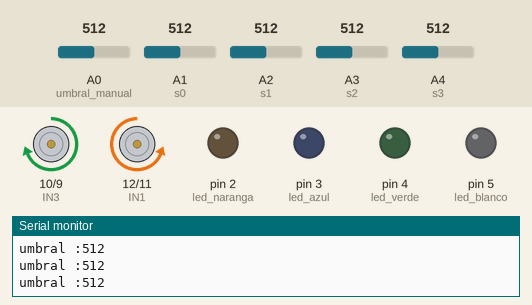
Bench run of a sketch on a simulated Arduino Uno, built with avr-gcc and run on an emulated ATmega328P. Shown: motor-driver pin pairs drawn as motors (green arrow = first pin HIGH = forward, orange = second pin HIGH = backward, longer = more drive), output pins drawn as LEDs (lit = HIGH), the last lines printed to the serial monitor. The test bench sets the inputs (shaded band); at power-on: A0 (umbral_manual) = 512, A2 (s1) = 512, A1 (s0) = 512, A3 (s2) = 512, A4 (s3) = 512.

Above: at 1.2 s.
1.3 s: A0 (umbral_manual) set to 505
At 1.9 s:
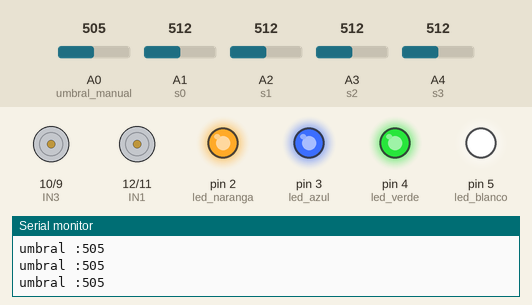
2.8 s: A2 (s1) set to 494
At 3.6 s:
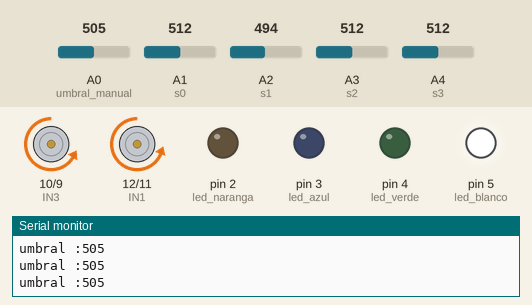
4.3 s: A1 (s0) set to 487
At 5.2 s:
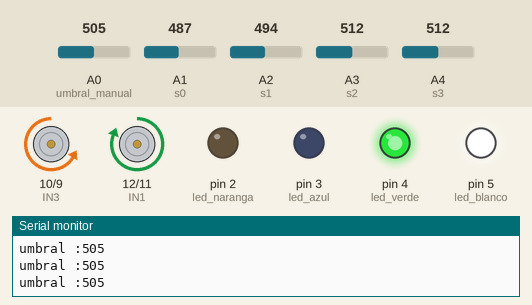
5.8 s: A1 (s0) set to 716
At 6.9 s:
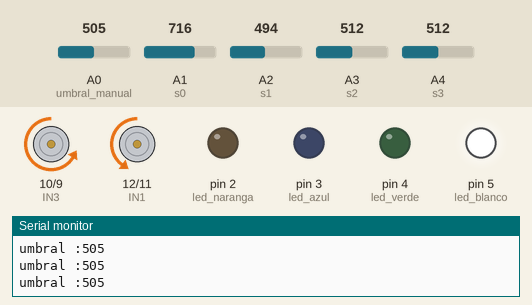
7.3 s: A1 (s0) set to 306
At 8.5 s:
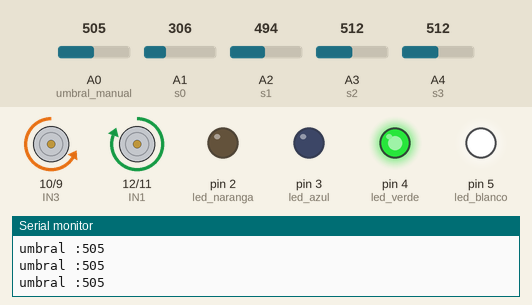
8.8 s: A0 (umbral_manual) set to 716
At 10.3 s:
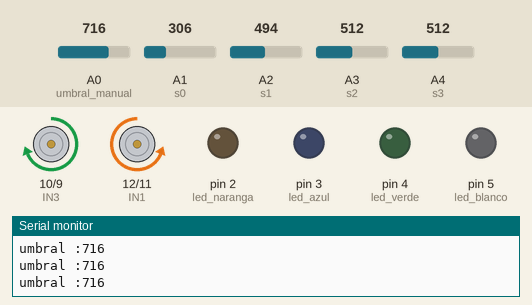
Timing chart, 0 to 11.3 s (numbered marks = the images above; inputs shaded):
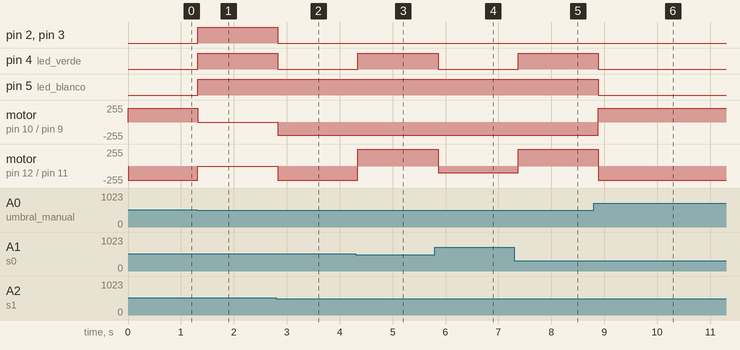

Measured:
- the behaviour switches between 512 and 511 on A0 (umbral_manual) (found by bisection; images 0 and 1)
- the behaviour switches between 506 and 505 on A2 (s1) (found by bisection; images 1 and 2)
- the behaviour switches between 506 and 505 on A1 (s0) (found by bisection; images 2 and 3)
- after the input at 1.3 s, pin 2 (led_naranga), pin 3 (led_azul), pin 4 (led_verde), pin 5 (led_blanco): LOW → HIGH at once; motor on pin 10 (IN3) / pin 9 (IN4): forward 210/255 → stopped at once; motor on pin 12 (IN1) / pin 11 (IN2): backward 210/255 → stopped at once
- after the input at 2.8 s, pin 2 (led_naranga), pin 3 (led_azul), pin 4 (led_verde): HIGH → LOW at once; motor on pin 10 (IN3) / pin 9 (IN4): stopped → backward 200/255 at once; motor on pin 12 (IN1) / pin 11 (IN2): stopped → backward 210/255 at once
- after the input at 4.3 s, pin 4 (led_verde): LOW → HIGH at once; motor on pin 12 (IN1) / pin 11 (IN2): backward 210/255 → forward 255/255 at once
- after the input at 5.8 s, pin 4 (led_verde): HIGH → LOW after 0.06 s; motor on pin 12 (IN1) / pin 11 (IN2): forward 255/255 → backward 100/255 after 0.06 s
- after the input at 7.3 s, pin 4 (led_verde): LOW → HIGH after 0.07 s; motor on pin 12 (IN1) / pin 11 (IN2): backward 100/255 → forward 255/255 after 0.07 s
- after the input at 8.8 s, pin 4 (led_verde), pin 5 (led_blanco): HIGH → LOW after 0.09 s; motor on pin 10 (IN3) / pin 9 (IN4): backward 200/255 → forward 210/255 after 0.09 s; motor on pin 12 (IN1) / pin 11 (IN2): forward 255/255 → backward 210/255 after 0.09 s

The sketch:

proyecto_carro_siguelineas.ino
```cpp
int led_naranga = 2; //Sensor 1
int led_azul = 3;    //Sensor 2
int led_blanco = 5;  //Sensor 3
int led_verde = 4;    //Sensor 4
int umbral_manual = A0; //Potenciometro

//Entrada de sensores
int s0 = A1;
int s1 = A2;
int s2 = A3;
int s3 = A4;

int valor_potenciomentro = 0;
int valor_s0 = 0;
int valor_s1 = 0;
int valor_s2 = 0;
int valor_s3 = 0;

int S0 = 0;
int S1 = 0;
int S2 = 0;
int S3 = 0;

int velocidad = 200;
int umbral = 100;

//motor 1
const int IN1 = 12;
const int IN2 = 11;

//motor 2
const int IN3 = 10;
const int IN4 = 9;


/*Funciones*/
/******************/
void adelante(){
  digitalWrite(led_naranga , LOW);
  digitalWrite(led_azul , LOW);
  digitalWrite(led_blanco , LOW);
  digitalWrite(led_verde , LOW);

  analogWrite(IN1, 0);
  analogWrite(IN2, velocidad + 10);
  analogWrite(IN3, velocidad + 10);
  analogWrite(IN4, 0);
}

void derecha(){
  digitalWrite(led_azul,HIGH);
  digitalWrite(led_blanco, LOW);
  digitalWrite(led_verde, LOW);
  digitalWrite(led_naranga , LOW);

  analogWrite(IN1, velocidad / 2);
  analogWrite(IN2, 0);
  analogWrite(IN3, velocidad);
  analogWrite(IN4, 0);

}

void derecha_pronunciada(){
  digitalWrite(led_naranga , HIGH);
  digitalWrite(led_azul , HIGH);
  digitalWrite(led_blanco, LOW);
  digitalWrite(led_verde, LOW);

  // Motor izquierdo (A)
  analogWrite(IN1, 0);  // reversa
  analogWrite(IN2, velocidad);

  // Motor derecho (B)
  analogWrite(IN3, velocidad);
  analogWrite(IN4, 0);  // adelante
}

void izquierda(){
  digitalWrite(led_blanco , HIGH);
  digitalWrite(led_verde, LOW);
  digitalWrite(led_naranga , LOW);
  digitalWrite(led_azul , LOW);

  analogWrite(IN1, 0);
  analogWrite(IN2, velocidad / 2);
  analogWrite(IN3, 0);
  analogWrite(IN4, velocidad);
}

void izquierda_pronunciada(){
  digitalWrite(led_blanco, HIGH);
  digitalWrite(led_verde, HIGH);
  digitalWrite(led_naranga , LOW);
  digitalWrite(led_azul , LOW);

  // Motor izquierdo (A)
  analogWrite(IN1, velocidad);  // reversa
  analogWrite(IN2, 0);

  // Motor derecho (B)
  analogWrite(IN3, 0);
  analogWrite(IN4, velocidad);  // adelante
}

void detener(){
  digitalWrite(led_naranga , HIGH);
  digitalWrite(led_azul , HIGH);
  digitalWrite(led_blanco , HIGH);
  digitalWrite(led_verde , HIGH);
  analogWrite(IN1, 0);
  analogWrite(IN2, 0);
  analogWrite(IN3, 0);
  analogWrite(IN4, 0);
}
/******************/

void setup() {
  Serial.begin(115200);
  pinMode(led_naranga, OUTPUT);
  pinMode(led_azul, OUTPUT);
  pinMode(led_blanco, OUTPUT);
  pinMode(led_verde, OUTPUT);
  pinMode(umbral_manual, INPUT);

}

void loop() {

  valor_potenciomentro = analogRead(umbral_manual);
  umbral=analogRead(umbral_manual);
  valor_s0  = analogRead(s0);
  valor_s1  = analogRead(s1);
  valor_s2  = analogRead(s2);
  valor_s3  = analogRead(s3);

  /*Umbral manual del potenciometro*/

  Serial.print("umbral :");
  Serial.println(valor_potenciomentro);

  S0 = (valor_s0 > umbral) ? 1 : 0;
  S1 = (valor_s1 > umbral) ? 1 : 0;
  S2 = (valor_s2 > umbral) ? 1 : 0;
  S3 = (valor_s3 > umbral) ? 1 : 0;

   /*Casos por si el carrito detecta ninguna o todos  los sensores en lineas negras*/
   if(!S0 && !S1 && !S2 && !S3) adelante();

   if(!S1 && S2) izquierda();

   if(S1 && !S2) derecha();

   if(!S0 && !S1 && S2 && S3) izquierda_pronunciada();

   if(S0 && S1 && !S2 && !S3)derecha_pronunciada();

   if(S0 && S1 && S2 && S3) detener();


  //Serial.print("Sensor :");
  //Serial.print(valor_s0);

  //Serial.print("\t Sensor :");
  //Serial.print(valor_s1);

  //Serial.print("\t Sensor :");
  //Serial.print(valor_s2);

 //Serial.print("\t Sensor :");
  //Serial.println(valor_s3);
  delay(100);
}
```
